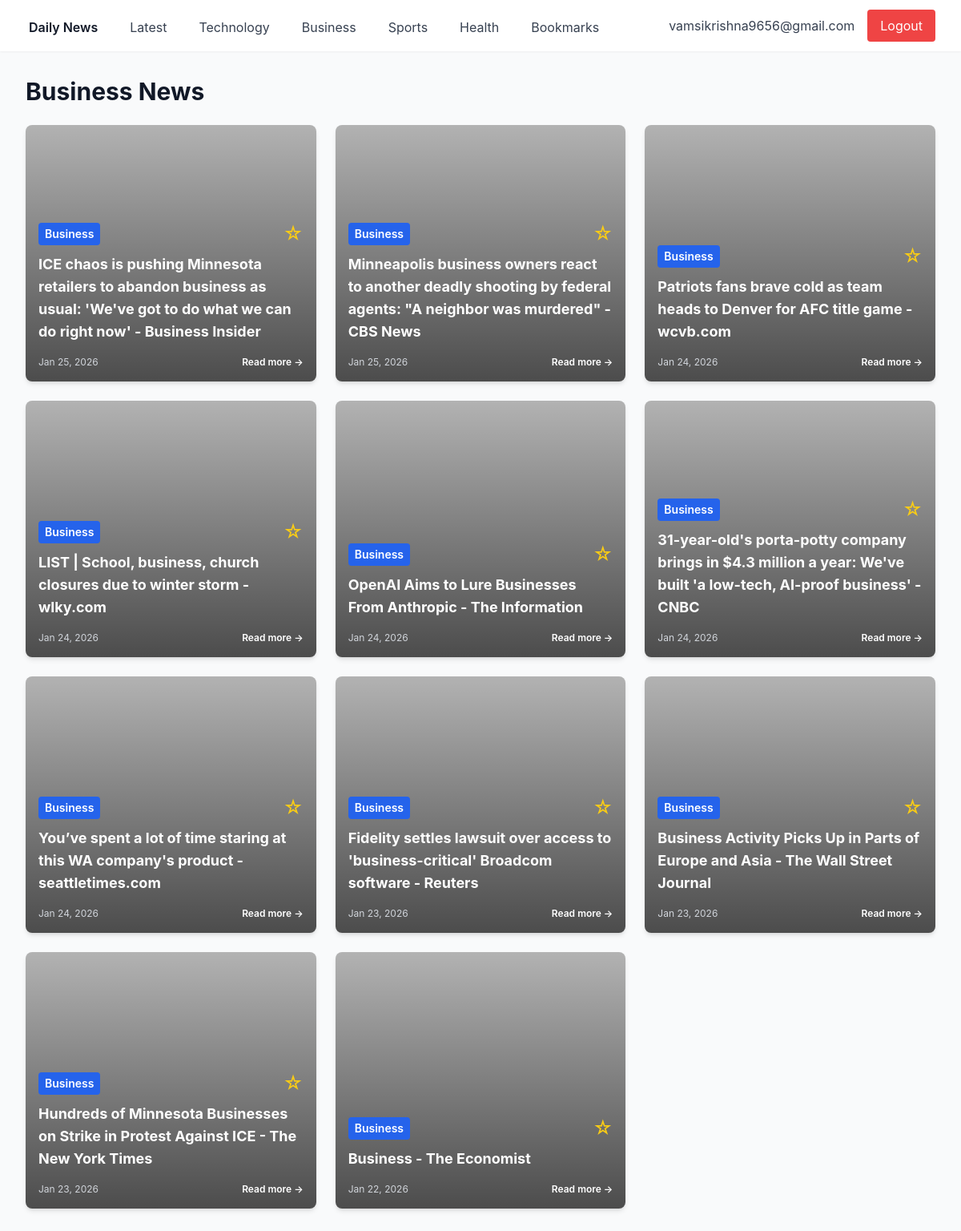
The page /category/Business (signed in) on the database as committed earlier.
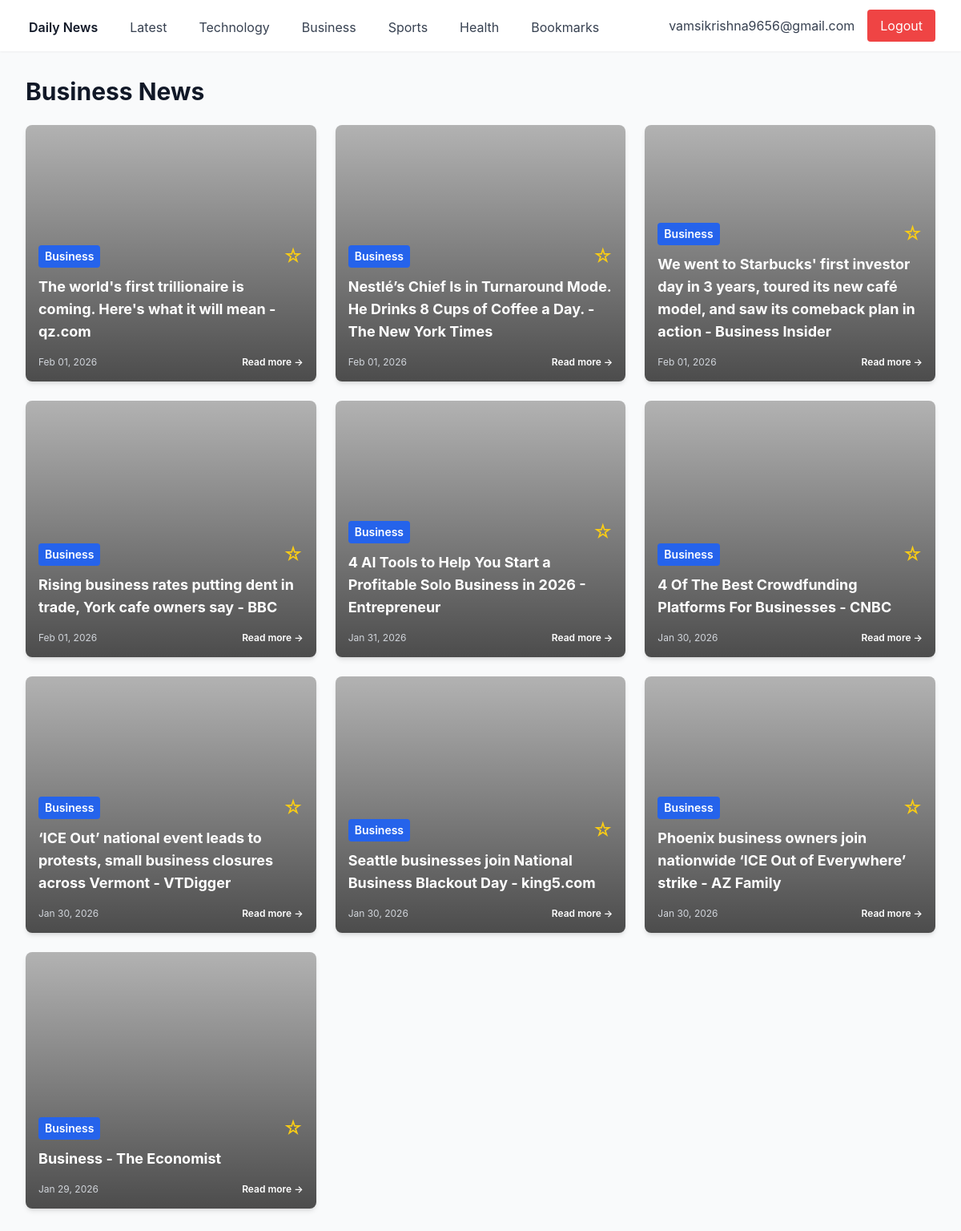
The same page on the database as committed later.
### app/models.py (models this page shows)
class User(Base):
    __tablename__ = "users"
    id = Column(Integer, primary_key=True, index=True)
    email = Column(String, unique=True, index=True)
    password_hash = Column(String)
    created_at = Column(DateTime, default=datetime.utcnow)
    bookmarks = relationship("Bookmark", back_populates="user")

class Article(Base):
    __tablename__ = "articles"
    id = Column(Integer, primary_key=True, index=True)
    title = Column(String)
    summary = Column(Text)
    url = Column(String)
    image_url = Column(String, nullable=True)
    category = Column(String, index=True)
    published_at = Column(DateTime)
    bookmarks = relationship("Bookmark", back_populates="article")

### app/news/routes.py (the view)
@router.get("/category/{category_name}", response_class=HTMLResponse)
async def category(request: Request, category_name: str, db: Session = Depends(get_db), current_user = Depends(get_current_user)):
    if not current_user:
        return RedirectResponse(url="/login")
    articles = db.query(Article).filter(Article.category == category_name).order_by(Article.published_at.desc()).limit(40).all()
    bookmarked_ids = set()
    if current_user:
        bookmarks = db.query(Bookmark).filter(Bookmark.user_id == current_user.id).all()
        bookmarked_ids = {b.article_id for b in bookmarks}
    return templates.TemplateResponse("index.html", {
        "request": request,
        "articles": articles,
        "current_user": current_user,
        "bookmarked_ids": bookmarked_ids,
        "category": category_name
    })

### templates/index.html (shortened to what this page needs)
{% extends "base.html" %}
{% block content %}
<h1 class="text-3xl font-bold text-gray-900 mb-6">{{ category }} News</h1>
{% if articles %}
<div class="grid grid-cols-1 md:grid-cols-2 lg:grid-cols-3 gap-6">
    {% for article in articles %}
    <div class="bg-white rounded-lg shadow-md overflow-hidden hover:shadow-lg transition">
        <div class="article-card-image" style="background-image: url('{{ article.image_url }}');">
            <div class="article-overlay">
                <div class="p-4">
                    <div class="flex items-center justify-between mb-2">
                        <span class="text-sm text-white font-semibold bg-blue-600 px-2 py-1 rounded">{{ article.category
                            }}</span>
                        <form method="POST" action="/bookmark/{{ article.id }}">
                            <button type="submit" class="text-yellow-400 hover:text-yellow-300 text-2xl">
                                {% if article.id in bookmarked_ids %}
                                ★
                                {% else %}
                                ☆
                                {% endif %}
                            </button>
                        </form>
                    </div>
                    <h2 class="text-lg font-bold text-white mb-4">
                        <a href="{{ article.url }}" target="_blank" class="hover:text-gray-200">
                            {{ article.title }}
                        </a>
                    </h2>
                    <div class="flex items-center justify-between text-xs text-gray-300">
                        <span>{{ article.published_at.strftime('%b %d, %Y') }}</span>
                        <a href="{{ article.url }}" target="_blank"
                            class="text-white hover:text-gray-200 font-semibold">
                            Read more →
                        </a>
                    </div>
                </div>
            </div>
        </div>
    </div>
    {% endfor %}
</div>
{% else %}
<div class="text-center py-12">
    <p class="text-gray-600 text-lg">No articles available yet. News will be fetched shortly.</p>
</div>
{% endif %}
{% endblock %}

### templates/base.html (shortened to what this page needs)
<!DOCTYPE html>
<html lang="en">
<head>
    <script src="https://cdn.tailwindcss.com"></script>
    <link rel="stylesheet" href="/static/styles.css">
</head>
<body class="bg-gray-50">
    {% if current_user %}
    <nav class="bg-white shadow-sm">
        <div class="max-w-7xl mx-auto px-4 sm:px-6 lg:px-8">
            <div class="flex justify-between h-16">
                <div class="flex space-x-8">
                    <a href="/" class="inline-flex items-center px-1 pt-1 text-gray-900 font-semibold">
                        Daily News
                    </a>
                    <a href="/" class="inline-flex items-center px-1 pt-1 text-gray-700 hover:text-gray-900">
                        Latest
                    </a>
                    <a href="/category/Technology" class="inline-flex items-center px-1 pt-1 text-gray-700 hover:text-gray-900">
                        Technology
                    </a>
                    <a href="/category/Business" class="inline-flex items-center px-1 pt-1 text-gray-700 hover:text-gray-900">
                        Business
                    </a>
                    <a href="/category/Sports" class="inline-flex items-center px-1 pt-1 text-gray-700 hover:text-gray-900">
                        Sports
                    </a>
                    <a href="/category/Health" class="inline-flex items-center px-1 pt-1 text-gray-700 hover:text-gray-900">
                        Health
                    </a>
                    <a href="/bookmarks" class="inline-flex items-center px-1 pt-1 text-gray-700 hover:text-gray-900">
                        Bookmarks
                    </a>
                </div>
                <div class="flex items-center">
                    <span class="text-gray-700 mr-4">{{ current_user.email }}</span>
                    <form method="POST" action="/logout">
                        <button type="submit" class="bg-red-500 text-white px-4 py-2 rounded hover:bg-red-600">
                            Logout
                        </button>
                    </form>
                </div>
            </div>
        </div>
    </nav>
    {% endif %}
    <main class="max-w-7xl mx-auto px-4 sm:px-6 lg:px-8 py-8">
        {% block content %}{% endblock %}
    </main>
</body>
</html>

### static/styles.css (style rules this page uses)
body { font-family: -apple-system, BlinkMacSystemFont, 'Segoe UI', Roboto, 'Helvetica Neue', Arial, sans-serif; }
a, button { transition: all 0.2s ease-in-out; }
.hover\:shadow-lg { transition: box-shadow 0.3s ease-in-out; }
.article-card-image { width: 100%; min-height: 320px; background-size: cover; background-position: center; background-repeat: no-repeat; position: relative; }
.article-overlay { position: absolute; top: 0; left: 0; right: 0; bottom: 0; background: linear-gradient(to bottom, rgba(0, 0, 0, 0.3) 0%, rgba(0, 0, 0, 0.7) 100%); display: flex; flex-direction: column; justify-content: flex-end; }

Rows that differ between the two databases and show on the page:
removed Article: category "Business", title "OpenAI Aims to Lure Businesses From Anthropic - The Information", published_at "Jan 24, 2026"
changed Article: title "Business - The Economist" → "The world's first trillionaire is coming. Here's what it will mean - qz.com"; published_at "Jan 22, 2026" → "Feb 01, 2026"; moves up the list
changed Article: title "31-year-old's porta-potty company brings in $4.3 million a year: We've built 'a low-tech, AI-proof business' - CNBC" → "Nestlé’s Chief Is in Turnaround Mode. He Drinks 8 Cups of Coffee a Day. - The New York Times"; published_at "Jan 24, 2026" → "Feb 01, 2026"; moves up the list
changed Article: title "ICE chaos is pushing Minnesota retailers to abandon business as usual: 'We've got to do what we can do right now' - Business Insider" → "We went to Starbucks' first investor day in 3 years, toured its new café model, and saw its comeback plan in action - Business Insider"; published_at "Jan 25, 2026" → "Feb 01, 2026"
changed Article: title "Hundreds of Minnesota Businesses on Strike in Protest Against ICE - The New York Times" → "Rising business rates putting dent in trade, York cafe owners say - BBC"; published_at "Jan 23, 2026" → "Feb 01, 2026"; moves up the list
changed Article: title "Minneapolis business owners react to another deadly shooting by federal agents: \"A neighbor was murdered\" - CBS News" → "4 AI Tools to Help You Start a Profitable Solo Business in 2026 - Entrepreneur"; published_at "Jan 25, 2026" → "Jan 31, 2026"
changed Article: title "LIST | School, business, church closures due to winter storm - wlky.com" → "4 Of The Best Crowdfunding Platforms For Businesses - CNBC"; published_at "Jan 24, 2026" → "Jan 30, 2026"
changed Article: title "You’ve spent a lot of time staring at this WA company's product - seattletimes.com" → "‘ICE Out’ national event leads to protests, small business closures across Vermont - VTDigger"; published_at "Jan 24, 2026" → "Jan 30, 2026"
changed Article: title "Fidelity settles lawsuit over access to 'business-critical' Broadcom software - Reuters" → "Seattle businesses join National Business Blackout Day - king5.com"; published_at "Jan 23, 2026" → "Jan 30, 2026"
changed Article: title "Business Activity Picks Up in Parts of Europe and Asia - The Wall Street Journal" → "Phoenix business owners join nationwide ‘ICE Out of Everywhere’ strike - AZ Family"; published_at "Jan 23, 2026" → "Jan 30, 2026"
changed Article: title "Patriots fans brave cold as team heads to Denver for AFC title game - wcvb.com" → "Business - The Economist"; published_at "Jan 24, 2026" → "Jan 29, 2026"; moves down the list
